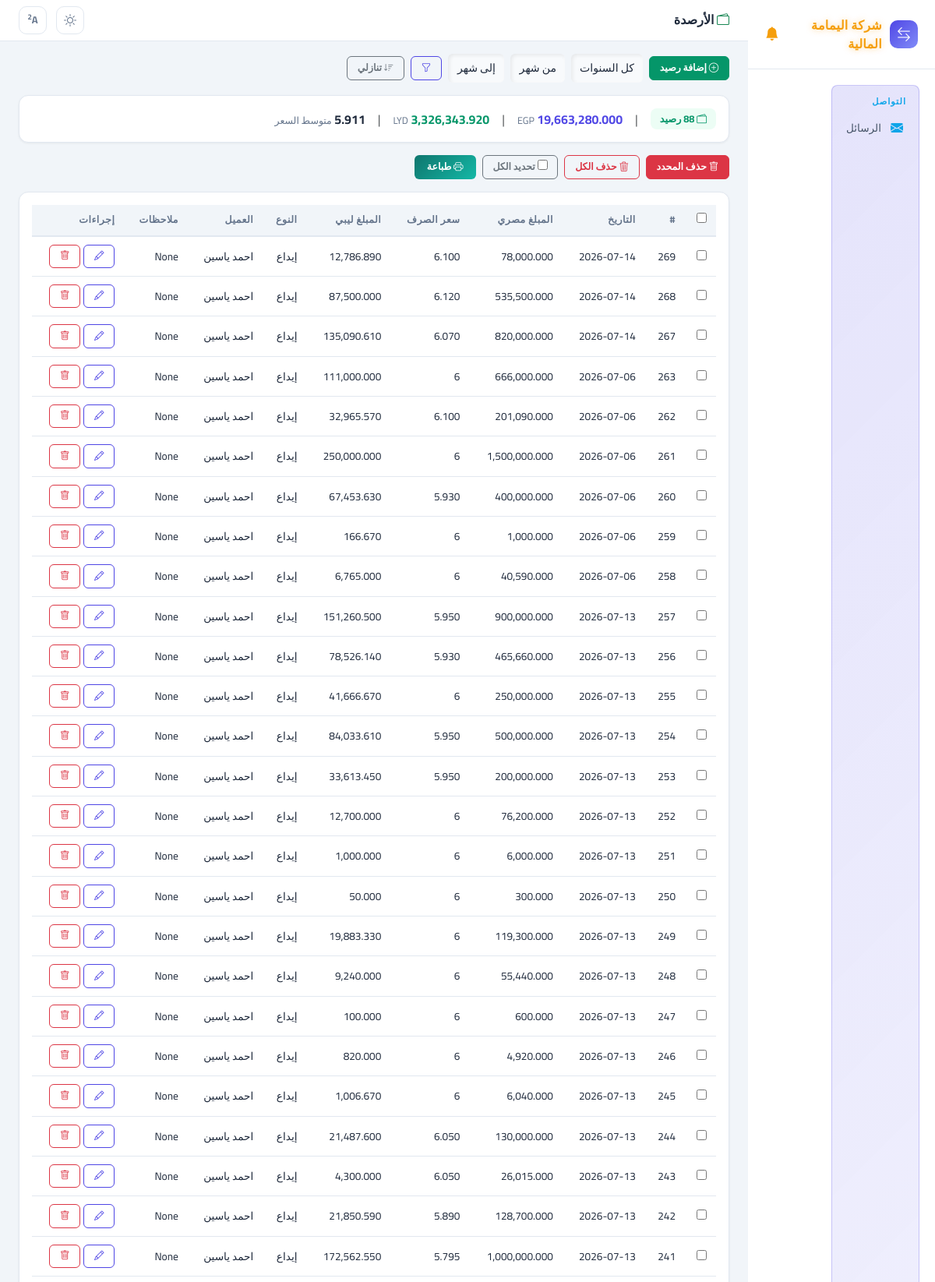
Screenshot of /capital/ (upper part) with the database file from the repository.
### access_app/models.py (models this page shows, shortened)
class Capital(models.Model):
    cash_in = models.FloatField(verbose_name="وارد نقدي", null=True, blank=True)
    libyan_cash = models.FloatField(verbose_name="نقدي ليبي", null=True, blank=True)
    date = models.DateField(verbose_name="التاريخ", null=True, blank=True)
    in_type = models.CharField(max_length=200, verbose_name="نوع الإيداع", null=True, blank=True)
    from_source = models.ForeignKey(FromSource, on_delete=models.SET_NULL, null=True, blank=True, verbose_name="من")
    exchange_rate = models.FloatField(verbose_name="سعر الصرف", null=True, blank=True)
    balance_type = models.ForeignKey(BalanceType, on_delete=models.SET_NULL, null=True, blank=True, verbose_name="نوع الرصيد")
    remarks = models.TextField(verbose_name="ملاحظات", null=True, blank=True)
    client = models.ForeignKey("ClientBalance", on_delete=models.SET_NULL, null=True, blank=True, verbose_name="رصيد من")
    class Meta:
        verbose_name = "رصيد"
        verbose_name_plural = "الأرصدة"

class ClientBalance(models.Model):
    name = models.CharField(max_length=200, verbose_name="الاسم")
    phone = models.CharField(max_length=20, verbose_name="رقم الهاتف", blank=True, null=True)
    egp_balance = models.FloatField(verbose_name="الرصيد المصري", default=0)
    lyd_balance = models.FloatField(verbose_name="الرصيد الليبي", default=0)
    last_updated = models.DateTimeField(verbose_name="آخر تحديث", auto_now=True)
    class Meta:
        verbose_name = "رصيد عميل"
        verbose_name_plural = "أرصدة العملاء"

### access_app/views.py (the view, shortened to what this page needs)
# urls.py: path('capital/', views.capital_list, name='capital_list'),
def capital_list(request):
    order = request.GET.get("order", "desc")
    order_field = "-id" if order == "desc" else "id"
    qs = Capital.objects.select_related("client", "from_source").all().order_by(order_field)
    q = request.GET.get("q", "").strip()
    date_from = request.GET.get("date_from", "").strip()
    date_to = request.GET.get("date_to", "").strip()
    client_id = request.GET.get("client", "").strip()
    year = request.GET.get("year", "").strip()
    month_from = request.GET.get("month_from", "").strip()
    month_to = request.GET.get("month_to", "").strip()
    if date_from:
        qs = qs.filter(date__gte=date_from)
    if date_to:
        qs = qs.filter(date__lte=date_to)
    if client_id:
        qs = qs.filter(client_id=client_id)
    if year:
        qs = qs.filter(date__year=year)
    if month_from:
        qs = qs.filter(date__month__gte=month_from)
    if month_to:
        qs = qs.filter(date__month__lte=month_to)
    agg = qs.aggregate(
        total_egp=Sum("cash_in"),
        total_lyd=Sum("libyan_cash"),
    )
    total_egp_val = agg["total_egp"] or 0
    total_lyd_val = agg["total_lyd"] or 0
    avg_rate = round(total_egp_val / total_lyd_val, 3) if total_lyd_val else 0
    filtered_count = qs.count()
    total_count = Capital.objects.count()
    clients = ClientBalance.objects.all().order_by("name")
    is_filtered = bool(q or date_from or date_to or client_id or year or month_from or month_to)
    return render(request, "capital_list.html", {
        "title": "الأرصدة",
        "capitals": qs,
        "clients": clients,
        "q": q,
        "date_from": date_from,
        "date_to": date_to,
        "selected_client": client_id,
        "selected_year": year,
        "selected_month_from": month_from,
        "selected_month_to": month_to,
        "total_egp": total_egp_val,
        "total_lyd": total_lyd_val,
        "avg_rate": avg_rate,
        "order": order,
        "filtered_count": filtered_count,
        "total_count": total_count,
        "is_filtered": is_filtered,
    })

### access_app/context_processors.py (called while the page is built, shortened)
def carryover_reminder(request):
    now = datetime.now()
    prev_year = now.year - 1 if now.month == 1 else now.year
    prev_month = 12 if now.month == 1 else now.month - 1
    dismissed = request.session.get("carryover_reminder_dismissed")
    if dismissed == f"{prev_year}-{prev_month}":
        return {"carryover_reminder": None}
    clients = ClientBalance.objects.all().order_by("name")
    warning_clients = []
    for client in clients:
        has_data = Capital.objects.filter(
            client=client, date__year=prev_year, date__month=prev_month
        ).exists()
        if not has_data:
            continue
    if not warning_clients:
        return {"carryover_reminder": None}

def current_user_processor(request):
    user_id = request.session.get("user_id")
    if user_id:
        try:
            user = SystemUser.objects.get(id=user_id)
            return {"current_user": user}
        except SystemUser.DoesNotExist:
            pass
    return {"current_user": None}

def maintenance_processor(request):
    from .models import SystemSetting
    setting = SystemSetting.get()
    return {"maintenance_mode": setting.maintenance_mode, "maintenance_message": setting.maintenance_message}

def import_alerts_processor(request):
    unread = ImportAlert.objects.filter(is_read=False).count()
    return {"import_alerts_unread": unread}

### access_app/models.py (called while the page is built)
    @classmethod
    def get(cls):
        obj, _ = cls.objects.get_or_create(id=1)
        return obj

### access_app/templatetags/app_tags.py (called while the page is built)
@register.filter(name="fmt")
def fmt_amount(value):
    try:
        return f"{float(value):,.3f}"
    except (ValueError, TypeError):
        return value or "-"

@register.filter(name="split")
def split_filter(value, sep=","):
    if not value:
        return []
    return str(value).split(sep)

### access_app/templates/capital_list.html (shortened to what this page needs)
{% extends "base.html" %}
{% load app_tags %}
{% load l10n %}
{% block page_title %}<i class="bi bi-wallet2 text-success"></i> الأرصدة{% endblock %}
{% block content %}
<div class="d-flex align-items-center gap-2 mb-3 flex-wrap">
    <a href="{% url 'add_capital' %}" class="btn btn-success btn-sm"><i class="bi bi-plus-circle"></i> إضافة رصيد</a>
    <form method="get" class="d-flex gap-2 align-items-center" id="filterForm">
        <select name="year" class="form-select form-select-sm" style="width:auto;">
            <option value="">كل السنوات</option>
        </select>
        <select name="month_from" class="form-select form-select-sm" style="width:auto;">
            <option value="">من شهر</option>
        </select>
        <select name="month_to" class="form-select form-select-sm" style="width:auto;">
            <option value="">إلى شهر</option>
        </select>
        <button type="submit" class="btn btn-outline-primary btn-sm"><i class="bi bi-funnel"></i></button>
    </form>
    <a href="?order={% if order == 'desc' %}asc{% else %}desc{% endif %}" class="btn btn-outline-secondary btn-sm" style="text-decoration:none">
        <i class="bi bi-sort-{% if order == 'desc' %}down{% else %}up{% endif %}"></i>
        {% if order == 'desc' %}تنازلي{% else %}تصاعدي{% endif %}
    </a>
</div>
<div class="stat-card p-3 mb-3">
    <div class="d-flex gap-3 flex-wrap align-items-center">
        {% if is_filtered %}
        <span style="background:var(--warning-bg);color:var(--warning);padding:4px 12px;border-radius:8px;font-size:.8rem;font-weight:700">
            <i class="bi bi-funnel-fill"></i> فلتر: {{ filtered_count }} من {{ total_count }} رصيد
        </span>
        <span class="text-muted">|</span>
        {% else %}
        <span style="background:#ecfdf5;color:#059669;padding:4px 12px;border-radius:8px;font-size:.8rem;font-weight:700">
            <i class="bi bi-wallet2"></i> {{ total_count }} رصيد
        </span>
        <span class="text-muted">|</span>
        {% endif %}
        <span><strong style="color:var(--primary)">{{ total_egp|fmt }}</strong> <span style="font-size:.78rem;color:var(--text-muted)">EGP</span></span>
        <span class="text-muted">|</span>
        <span><strong style="color:var(--success)">{{ total_lyd|fmt }}</strong> <span style="font-size:.78rem;color:var(--text-muted)">LYD</span></span>
        <span class="text-muted">|</span>
        <span><strong>{{ avg_rate|floatformat:"-3u" }}</strong> <span style="font-size:.78rem;color:var(--text-muted)">متوسط السعر</span></span>
    </div>
</div>
<form id="bulkForm" method="post" action="{% url 'bulk_delete_capital' %}">
    <div class="d-flex gap-2 mb-3 flex-wrap">
        <button type="button" class="btn btn-danger btn-sm" onclick="deleteSelected()"><i class="bi bi-trash"></i> حذف المحدد</button>
        <button type="button" class="btn btn-outline-danger btn-sm" onclick="clearAll()"><i class="bi bi-trash3"></i> حذف الكل</button>
        <label class="btn btn-outline-secondary btn-sm" style="cursor:pointer;">
            <input type="checkbox" id="selectAll" onchange="toggleAll(this)"> تحديد الكل
        </label>
        <button type="button" class="btn btn-sm" onclick="printPage()" style="background:linear-gradient(135deg,#0f766e,#14b8a6);color:#fff;border:none;padding:6px 16px;border-radius:6px;font-weight:700;margin-left:auto"><i class="bi bi-printer"></i> طباعة</button>
    </div>
    <div class="stat-card p-3">
        <div class="table-responsive">
            <table class="table-app">
                <thead>
                    <tr>
                        <th style="width:40px;"><input type="checkbox" id="selectAllTh" onchange="toggleAll(this)"></th>
                        <th>#</th>
                        <th>التاريخ</th>
                        <th>المبلغ مصري</th>
                        <th>سعر الصرف</th>
                        <th>المبلغ ليبي</th>
                        <th>النوع</th>
                        <th>العميل</th>
                        <th>ملاحظات</th>
                        <th>إجراءات</th>
                    </tr>
                </thead>
                <tbody>
                    {% for c in capitals %}
                    <tr id="{% if forloop.first %}firstRow{% endif %}{% if forloop.last %}lastRow{% endif %}" style="cursor:pointer" onclick="if(event.target.tagName!=='INPUT'&&event.target.tagName!=='A'&&event.target.tagName!=='I'&&!event.target.closest('a'))window.location='{% url 'edit_capital' c.id %}'">
                        <td><input type="checkbox" name="ids" value="{{ c.id }}" class="row-check"></td>
                        <td>{{ c.id }}</td>
                        <td>{{ c.date|date:"Y-m-d" }}</td>
                        <td>{{ c.cash_in|fmt }}</td>
                        <td>{{ c.exchange_rate|floatformat:"-3u" }}</td>
                        <td>{{ c.libyan_cash|fmt }}</td>
                        <td>{{ c.in_type|default:"-" }}</td>
                        <td>{{ c.client.name|default:"-" }}</td>
                        <td>{{ c.remarks|truncatechars:20|default:"" }}</td>
                        <td onclick="event.stopPropagation()">
                            <div class="d-flex gap-1">
                                <a href="{% url 'edit_capital' c.id %}" class="btn btn-outline-primary btn-sm"><i class="bi bi-pencil"></i></a>
                                <a href="{% url 'delete_capital' c.id %}" class="btn btn-outline-danger btn-sm" onclick="return confirm('حذف هذا الرصيد؟')"><i class="bi bi-trash"></i></a>
                            </div>
                        </td>
                    </tr>
                    {% empty %}
                    <tr><td colspan="10" class="text-center text-muted">لا توجد أرصدة</td></tr>
                    {% endfor %}
                </tbody>
            </table>
        </div>
    </div>
</form>
{% endblock %}

### access_app/templates/base.html (style rules this page uses)
:root { --primary: #4f46e5; --primary-light: #6366f1; --primary-dark: #3730a3; --primary-bg: #eef2ff; --success: #059669; --success-bg: #ecfdf5; --warning: #d97706; --warning-bg: #fffbeb; --danger: #dc2626; --danger-bg: #fef2f2; --info: #0284c7; --info-bg: #f0f9ff; --bg: #f1f5f9; --sidebar-bg: #ffffff; --sidebar-hover: #f1f5f9; --sidebar-active: #eef2ff; --sidebar-text: #475569; --sidebar-text-hover: #1e293b; --sidebar-section: #94a3b8; --card-bg: #ffffff; --card-border: #e2e8f0; --text: #1e293b; --text-muted: #64748b; --input-bg: #f8fafc; --input-border: #cbd5e1; --input-focus: #6366f1; --shadow-sm: 0 1px 3px rgba(0,0,0,0.06); --shadow: 0 4px 16px rgba(0,0,0,0.08); --shadow-lg: 0 8px 30px rgba(0,0,0,0.12); --radius: 12px; --radius-sm: 8px; --radius-xs: 6px; --sec-transfer: linear-gradient(135deg, rgba(79,70,229,0.15), rgba(99,102,241,0.08)); --sec-transfer-border: rgba(79,70,229,0.25); --sec-balance: linear-gradient(135deg, rgba(5,150,105,0.15), rgba(52,211,153,0.08)); --sec-balance-border: rgba(5,150,105,0.25); --sec-expense: linear-gradient(135deg, rgba(217,119,6,0.15), rgba(251,191,36,0.08)); --sec-expense-border: rgba(217,119,6,0.25); --sec-profit: linear-gradient(135deg, rgba(236,72,153,0.15), rgba(244,114,182,0.08)); --sec-profit-border: rgba(236,72,153,0.25); }
body.size-2 { font-size: 16px; }
* { box-sizing: border-box; }
body { background: var(--bg); font-family: 'Cairo', sans-serif; color: var(--text); transition: background .3s, color .3s; margin: 0; min-height: 100vh; }
.stat-card { background: var(--card-bg); border-radius: var(--radius); border: 1px solid var(--card-border); padding: 20px; box-shadow: var(--shadow-sm); transition: all .2s; }
.table-app { width: 100%; border-collapse: collapse; font-size: 0.85rem; }
.table-app thead th { background: var(--bg); padding: 10px 12px; font-weight: 700; font-size: 0.78rem; color: var(--text-muted); text-transform: uppercase; letter-spacing: 0.5px; border-bottom: 2px solid var(--card-border); white-space: nowrap; }
.table-app tbody td { padding: 10px 12px; border-bottom: 1px solid var(--card-border); vertical-align: middle; }
.form-control, .form-select { background: var(--input-bg); border: none; color: var(--text); border-radius: var(--radius-xs); font-size: 0.92rem; padding: 10px 14px; transition: all .2s; box-shadow: inset 2px 2px 5px rgba(0,0,0,0.07), inset -1px -1px 3px rgba(255,255,255,0.5); }
.form-control-sm, .form-select-sm { font-size: 0.88rem; padding: 8px 11px; }
.btn { border-radius: var(--radius-xs); font-size: 0.85rem; padding: 0.45rem 1.2rem; font-weight: 600; transition: all .2s; }
.btn-success { background: var(--success); border-color: var(--success); color: #fff; }
.btn-outline-primary { border-color: var(--primary); color: var(--primary); }
.btn-sm { font-size: 0.78rem; padding: 0.3rem 0.8rem; }

### rows the page displays
Capital: id "269", date "2026-07-14", cash_in|fmt "78,000.000", exchange_rate "6.100", libyan_cash|fmt "12,786.890", in_type "إيداع", client.name "احمد ياسين", remarks "None"
Capital: id "268", date "2026-07-14", cash_in|fmt "535,500.000", exchange_rate "6.120", libyan_cash|fmt "87,500.000", in_type "إيداع", client.name "احمد ياسين", remarks "None"
Capital: id "267", date "2026-07-14", cash_in|fmt "820,000.000", exchange_rate "6.070", libyan_cash|fmt "135,090.610", in_type "إيداع", client.name "احمد ياسين", remarks "None"
Capital: id "263", date "2026-07-06", cash_in|fmt "666,000.000", exchange_rate "6", libyan_cash|fmt "111,000.000", in_type "إيداع", client.name "احمد ياسين", remarks "None"
Capital: id "262", date "2026-07-06", cash_in|fmt "201,090.000", exchange_rate "6.100", libyan_cash|fmt "32,965.570", in_type "إيداع", client.name "احمد ياسين", remarks "None"
Capital: id "261", date "2026-07-06", cash_in|fmt "1,500,000.000", exchange_rate "6", libyan_cash|fmt "250,000.000", in_type "إيداع", client.name "احمد ياسين", remarks "None"
Capital: id "260", date "2026-07-06", cash_in|fmt "400,000.000", exchange_rate "5.930", libyan_cash|fmt "67,453.630", in_type "إيداع", client.name "احمد ياسين", remarks "None"
Capital: id "259", date "2026-07-06", cash_in|fmt "1,000.000", exchange_rate "6", libyan_cash|fmt "166.670", in_type "إيداع", client.name "احمد ياسين", remarks "None"
Capital: id "258", date "2026-07-06", cash_in|fmt "40,590.000", exchange_rate "6", libyan_cash|fmt "6,765.000", in_type "إيداع", client.name "احمد ياسين", remarks "None"
Capital: id "257", date "2026-07-13", cash_in|fmt "900,000.000", exchange_rate "5.950", libyan_cash|fmt "151,260.500", in_type "إيداع", client.name "احمد ياسين", remarks "None"
Capital: id "256", date "2026-07-13", cash_in|fmt "465,660.000", exchange_rate "5.930", libyan_cash|fmt "78,526.140", in_type "إيداع", client.name "احمد ياسين", remarks "None"
Capital: id "255", date "2026-07-13", cash_in|fmt "250,000.000", exchange_rate "6", libyan_cash|fmt "41,666.670", in_type "إيداع", client.name "احمد ياسين", remarks "None"
Capital: id "254", date "2026-07-13", cash_in|fmt "500,000.000", exchange_rate "5.950", libyan_cash|fmt "84,033.610", in_type "إيداع", client.name "احمد ياسين", remarks "None"
Capital: id "253", date "2026-07-13", cash_in|fmt "200,000.000", exchange_rate "5.950", libyan_cash|fmt "33,613.450", in_type "إيداع", client.name "احمد ياسين", remarks "None"
Capital: id "252", date "2026-07-13", cash_in|fmt "76,200.000", exchange_rate "6", libyan_cash|fmt "12,700.000", in_type "إيداع", client.name "احمد ياسين", remarks "None"
Capital: id "251", date "2026-07-13", cash_in|fmt "6,000.000", exchange_rate "6", libyan_cash|fmt "1,000.000", in_type "إيداع", client.name "احمد ياسين", remarks "None"
Capital: id "250", date "2026-07-13", cash_in|fmt "300.000", exchange_rate "6", libyan_cash|fmt "50.000", in_type "إيداع", client.name "احمد ياسين", remarks "None"
Capital: id "249", date "2026-07-13", cash_in|fmt "119,300.000", exchange_rate "6", libyan_cash|fmt "19,883.330", in_type "إيداع", client.name "احمد ياسين", remarks "None"
Capital: id "248", date "2026-07-13", cash_in|fmt "55,440.000", exchange_rate "6", libyan_cash|fmt "9,240.000", in_type "إيداع", client.name "احمد ياسين", remarks "None"
Capital: id "247", date "2026-07-13", cash_in|fmt "600.000", exchange_rate "6", libyan_cash|fmt "100.000", in_type "إيداع", client.name "احمد ياسين", remarks "None"
Capital: id "246", date "2026-07-13", cash_in|fmt "4,920.000", exchange_rate "6", libyan_cash|fmt "820.000", in_type "إيداع", client.name "احمد ياسين", remarks "None"
Capital: id "245", date "2026-07-13", cash_in|fmt "6,040.000", exchange_rate "6", libyan_cash|fmt "1,006.670", in_type "إيداع", client.name "احمد ياسين", remarks "None"
Capital: id "244", date "2026-07-13", cash_in|fmt "130,000.000", exchange_rate "6.050", libyan_cash|fmt "21,487.600", in_type "إيداع", client.name "احمد ياسين", remarks "None"
Capital: id "243", date "2026-07-13", cash_in|fmt "26,015.000", exchange_rate "6.050", libyan_cash|fmt "4,300.000", in_type "إيداع", client.name "احمد ياسين", remarks "None"
Capital: id "242", date "2026-07-13", cash_in|fmt "128,700.000", exchange_rate "5.890", libyan_cash|fmt "21,850.590", in_type "إيداع", client.name "احمد ياسين", remarks "None"
Capital: id "241", date "2026-07-13", cash_in|fmt "1,000,000.000", exchange_rate "5.795", libyan_cash|fmt "172,562.550", in_type "إيداع", client.name "احمد ياسين", remarks "None"

### other values shown
{{ total_count }} "88"
{{ total_egp|fmt }} "19,663,280.000"
{{ total_lyd|fmt }} "3,326,343.920"
{{ avg_rate|floatformat:"-3u" }} "5.911"
